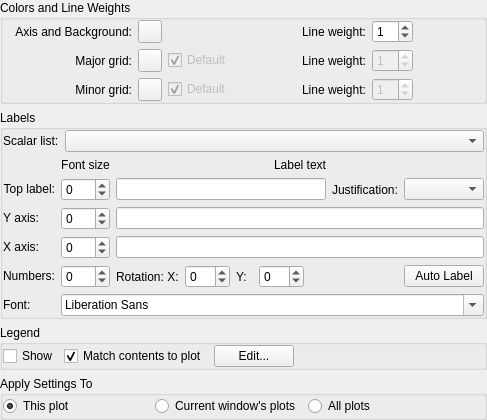
     <widget class="QWidget" name="tab" >
      <attribute name="title" >
       <string>Appearan&amp;ce</string>
      </attribute>
      <layout class="QGridLayout" >
       <property name="leftMargin" >
        <number>0</number>
       </property>
       <property name="topMargin" >
        <number>0</number>
       </property>
       <property name="rightMargin" >
        <number>0</number>
       </property>
       <property name="bottomMargin" >
        <number>0</number>
       </property>
       <item row="0" column="0" >
        <widget class="QGroupBox" name="groupBox4" >
         <property name="title" >
          <string>Colors and Line Weights</string>
         </property>
         <layout class="QGridLayout" >
          <property name="leftMargin" >
           <number>0</number>
          </property>
          <property name="topMargin" >
           <number>0</number>
          </property>
          <property name="rightMargin" >
           <number>0</number>
          </property>
          <property name="bottomMargin" >
           <number>0</number>
          </property>
          <item row="2" column="3" >
           <widget class="QLabel" name="_minorPenWidthLabel" >
            <property name="sizePolicy" >
             <sizepolicy vsizetype="Preferred" hsizetype="Fixed" >
              <horstretch>0</horstretch>
              <verstretch>0</verstretch>
             </sizepolicy>
            </property>
            <property name="text" >
             <string>Line weight:</string>
            </property>
            <property name="wordWrap" >
             <bool>false</bool>
            </property>
           </widget>
          </item>
          <item row="1" column="3" >
           <widget class="QLabel" name="_majorPenWidthLabel" >
            <property name="sizePolicy" >
             <sizepolicy vsizetype="Preferred" hsizetype="Fixed" >
              <horstretch>0</horstretch>
              <verstretch>0</verstretch>
             </sizepolicy>
            </property>
            <property name="text" >
             <string>Line weight:</string>
            </property>
            <property name="wordWrap" >
             <bool>false</bool>
            </property>
           </widget>
          </item>
          <item row="0" column="3" >
           <widget class="QLabel" name="textLabel1_3" >
            <property name="sizePolicy" >
             <sizepolicy vsizetype="Preferred" hsizetype="Fixed" >
              <horstretch>0</horstretch>
              <verstretch>0</verstretch>
             </sizepolicy>
            </property>
            <property name="text" >
             <string>Line weight:</string>
            </property>
            <property name="wordWrap" >
             <bool>false</bool>
            </property>
           </widget>
          </item>
          <item row="1" column="4" >
           <widget class="QSpinBox" name="_majorPenWidth" >
            <property name="enabled" >
             <bool>false</bool>
            </property>
            <property name="sizePolicy" >
             <sizepolicy vsizetype="Fixed" hsizetype="Fixed" >
              <horstretch>0</horstretch>
              <verstretch>0</verstretch>
             </sizepolicy>
            </property>
            <property name="value" >
             <number>1</number>
            </property>
           </widget>
          </item>
          <item row="0" column="4" >
           <widget class="QSpinBox" name="_axisPenWidth" >
            <property name="sizePolicy" >
             <sizepolicy vsizetype="Fixed" hsizetype="Fixed" >
              <horstretch>0</horstretch>
              <verstretch>0</verstretch>
             </sizepolicy>
            </property>
            <property name="value" >
             <number>1</number>
            </property>
           </widget>
          </item>
          <item row="2" column="4" >
           <widget class="QSpinBox" name="_minorPenWidth" >
            <property name="enabled" >
             <bool>false</bool>
            </property>
            <property name="sizePolicy" >
             <sizepolicy vsizetype="Fixed" hsizetype="Fixed" >
              <horstretch>0</horstretch>
              <verstretch>0</verstretch>
             </sizepolicy>
            </property>
            <property name="value" >
             <number>1</number>
            </property>
           </widget>
          </item>
          <item row="0" column="0" >
           <widget class="QLabel" name="textLabel4" >
            <property name="sizePolicy" >
             <sizepolicy vsizetype="Preferred" hsizetype="Preferred" >
              <horstretch>0</horstretch>
              <verstretch>0</verstretch>
             </sizepolicy>
            </property>
            <property name="text" >
             <string>Axis and Background:</string>
            </property>
            <property name="alignment" >
             <set>Qt::AlignRight|Qt::AlignTrailing|Qt::AlignVCenter</set>
            </property>
            <property name="wordWrap" >
             <bool>false</bool>
            </property>
           </widget>
          </item>
          <item row="1" column="2" >
           <widget class="QCheckBox" name="_checkBoxDefaultMajorGridColor" >
            <property name="enabled" >
             <bool>false</bool>
            </property>
            <property name="text" >
             <string>Default</string>
            </property>
            <property name="checked" >
             <bool>true</bool>
            </property>
           </widget>
          </item>
          <item row="0" column="1" >
           <widget class="Kst::ColorButton" name="_plotColors" >
            <property name="sizePolicy" >
             <sizepolicy vsizetype="Fixed" hsizetype="Fixed" >
              <horstretch>0</horstretch>
              <verstretch>0</verstretch>
             </sizepolicy>
            </property>
           </widget>
          </item>
          <item row="2" column="2" >
           <widget class="QCheckBox" name="_checkBoxDefaultMinorGridColor" >
            <property name="enabled" >
             <bool>false</bool>
            </property>
            <property name="text" >
             <string>Default</string>
            </property>
            <property name="checked" >
             <bool>true</bool>
            </property>
           </widget>
          </item>
          <item row="2" column="1" >
           <widget class="Kst::ColorButton" name="_minorGridColor" >
            <property name="sizePolicy" >
             <sizepolicy vsizetype="Fixed" hsizetype="Fixed" >
              <horstretch>0</horstretch>
              <verstretch>0</verstretch>
             </sizepolicy>
            </property>
            <property name="text" >
             <string/>
            </property>
            <property name="color" stdset="0" >
             <color>
              <red>228</red>
              <green>254</green>
              <blue>255</blue>
             </color>
            </property>
           </widget>
          </item>
          <item row="1" column="1" >
           <widget class="Kst::ColorButton" name="_majorGridColor" >
            <property name="sizePolicy" >
             <sizepolicy vsizetype="Fixed" hsizetype="Fixed" >
              <horstretch>0</horstretch>
              <verstretch>0</verstretch>
             </sizepolicy>
            </property>
            <property name="text" >
             <string/>
            </property>
            <property name="color" stdset="0" >
             <color>
              <red>207</red>
              <green>229</green>
              <blue>235</blue>
             </color>
            </property>
           </widget>
          </item>
          <item row="2" column="0" >
           <widget class="QLabel" name="textLabel2_6" >
            <property name="sizePolicy" >
             <sizepolicy vsizetype="Preferred" hsizetype="Preferred" >
              <horstretch>0</horstretch>
              <verstretch>0</verstretch>
             </sizepolicy>
            </property>
            <property name="text" >
             <string>Minor grid:</string>
            </property>
            <property name="alignment" >
             <set>Qt::AlignRight|Qt::AlignTrailing|Qt::AlignVCenter</set>
            </property>
            <property name="wordWrap" >
             <bool>false</bool>
            </property>
            <property name="buddy" >
             <cstring>_minorGridColor</cstring>
            </property>
           </widget>
          </item>
          <item row="1" column="0" >
           <widget class="QLabel" name="textLabel1_7" >
            <property name="sizePolicy" >
             <sizepolicy vsizetype="Preferred" hsizetype="Preferred" >
              <horstretch>0</horstretch>
              <verstretch>0</verstretch>
             </sizepolicy>
            </property>
            <property name="text" >
             <string>Major grid:</string>
            </property>
            <property name="alignment" >
             <set>Qt::AlignRight|Qt::AlignTrailing|Qt::AlignVCenter</set>
            </property>
            <property name="wordWrap" >
             <bool>false</bool>
            </property>
            <property name="buddy" >
             <cstring>_majorGridColor</cstring>
            </property>
           </widget>
          </item>
          <item row="0" column="5" >
           <spacer>
            <property name="orientation" >
             <enum>Qt::Vertical</enum>
            </property>
            <property name="sizeType" >
             <enum>QSizePolicy::Expanding</enum>
            </property>
            <property name="sizeHint" >
             <size>
              <width>61</width>
              <height>21</height>
             </size>
            </property>
           </spacer>
          </item>
          <item row="1" column="5" >
           <spacer>
            <property name="orientation" >
             <enum>Qt::Vertical</enum>
            </property>
            <property name="sizeType" >
             <enum>QSizePolicy::Expanding</enum>
            </property>
            <property name="sizeHint" >
             <size>
              <width>71</width>
              <height>21</height>
             </size>
            </property>
           </spacer>
          </item>
          <item row="2" column="5" >
           <spacer>
            <property name="orientation" >
             <enum>Qt::Vertical</enum>
            </property>
            <property name="sizeType" >
             <enum>QSizePolicy::Expanding</enum>
            </property>
            <property name="sizeHint" >
             <size>
              <width>41</width>
              <height>21</height>
             </size>
            </property>
           </spacer>
          </item>
         </layout>
        </widget>
       </item>
       <item row="2" column="0" >
        <widget class="QGroupBox" name="groupBox3" >
         <property name="title" >
          <string>Legend</string>
         </property>
         <layout class="QHBoxLayout" >
          <property name="leftMargin" >
           <number>0</number>
          </property>
          <property name="topMargin" >
           <number>0</number>
          </property>
          <property name="rightMargin" >
           <number>0</number>
          </property>
          <property name="bottomMargin" >
           <number>0</number>
          </property>
          <item>
           <widget class="QCheckBox" name="ShowLegend" >
            <property name="whatsThis" >
             <string>Select this to display a legend.</string>
            </property>
            <property name="text" >
             <string>Show</string>
            </property>
            <property name="shortcut" >
             <string/>
            </property>
           </widget>
          </item>
          <item>
           <widget class="QCheckBox" name="TrackContents" >
            <property name="whatsThis" >
             <string>Select this to display a legend.</string>
            </property>
            <property name="text" >
             <string>Match contents to plot</string>
            </property>
            <property name="shortcut" >
             <string/>
            </property>
            <property name="checked" >
             <bool>true</bool>
            </property>
           </widget>
          </item>
          <item>
           <widget class="QPushButton" name="_pushButtonEditLegend" >
            <property name="text" >
             <string>Edit...</string>
            </property>
           </widget>
          </item>
          <item>
           <spacer>
            <property name="orientation" >
             <enum>Qt::Vertical</enum>
            </property>
            <property name="sizeType" >
             <enum>QSizePolicy::Expanding</enum>
            </property>
            <property name="sizeHint" >
             <size>
              <width>190</width>
              <height>21</height>
             </size>
            </property>
           </spacer>
          </item>
         </layout>
        </widget>
       </item>
       <item row="3" column="0" >
        <widget class="QGroupBox" name="buttonGroup3" >
         <property name="title" >
          <string>Apply Settings To</string>
         </property>
         <layout class="QGridLayout" >
          <property name="leftMargin" >
           <number>0</number>
          </property>
          <property name="topMargin" >
           <number>0</number>
          </property>
          <property name="rightMargin" >
           <number>0</number>
          </property>
          <property name="bottomMargin" >
           <number>0</number>
          </property>
          <item row="0" column="3" >
           <spacer>
            <property name="orientation" >
             <enum>Qt::Vertical</enum>
            </property>
            <property name="sizeType" >
             <enum>QSizePolicy::Expanding</enum>
            </property>
            <property name="sizeHint" >
             <size>
              <width>30</width>
              <height>21</height>
             </size>
            </property>
           </spacer>
          </item>
          <item row="0" column="0" >
           <widget class="QRadioButton" name="appearanceThisPlot" >
            <property name="text" >
             <string>This plot</string>
            </property>
            <property name="shortcut" >
             <string/>
            </property>
            <property name="checked" >
             <bool>true</bool>
            </property>
           </widget>
          </item>
          <item row="0" column="1" >
           <widget class="QRadioButton" name="appearanceThisWindow" >
            <property name="text" >
             <string>Current window's plots</string>
            </property>
            <property name="shortcut" >
             <string/>
            </property>
           </widget>
          </item>
          <item row="0" column="2" >
           <widget class="QRadioButton" name="appearanceAll" >
            <property name="text" >
             <string>All plots</string>
            </property>
            <property name="shortcut" >
             <string/>
            </property>
           </widget>
          </item>
         </layout>
        </widget>
       </item>
       <item row="1" column="0" >
        <widget class="QGroupBox" name="groupBox5" >
         <property name="title" >
          <string>Labels</string>
         </property>
         <layout class="QGridLayout" >
          <property name="leftMargin" >
           <number>0</number>
          </property>
          <property name="topMargin" >
           <number>0</number>
          </property>
          <property name="rightMargin" >
           <number>0</number>
          </property>
          <property name="bottomMargin" >
           <number>0</number>
          </property>
          <item row="4" column="2" colspan="7" >
           <widget class="QLineEdit" name="XAxisText" >
            <property name="whatsThis" >
             <string>X axis label text.  This supports a subset of LaTeX equations.</string>
            </property>
           </widget>
          </item>
          <item row="5" column="0" >
           <widget class="QLabel" name="TextLabel3_2" >
            <property name="sizePolicy" >
             <sizepolicy vsizetype="Fixed" hsizetype="Fixed" >
              <horstretch>0</horstretch>
              <verstretch>0</verstretch>
             </sizepolicy>
            </property>
            <property name="text" >
             <string>Numbers:</string>
            </property>
            <property name="alignment" >
             <set>Qt::AlignRight|Qt::AlignTrailing|Qt::AlignVCenter</set>
            </property>
            <property name="wordWrap" >
             <bool>false</bool>
            </property>
            <property name="buddy" >
             <cstring>NumberFontSize</cstring>
            </property>
           </widget>
          </item>
          <item row="2" column="1" >
           <widget class="QSpinBox" name="TopLabelFontSize" >
            <property name="whatsThis" >
             <string>TopLabel font size, relative to current default font.</string>
            </property>
            <property name="minimum" >
             <number>-99</number>
            </property>
           </widget>
          </item>
          <item row="4" column="0" >
           <widget class="QLabel" name="TextLabel3" >
            <property name="sizePolicy" >
             <sizepolicy vsizetype="Fixed" hsizetype="Fixed" >
              <horstretch>0</horstretch>
              <verstretch>0</verstretch>
             </sizepolicy>
            </property>
            <property name="text" >
             <string>X axis:</string>
            </property>
            <property name="alignment" >
             <set>Qt::AlignRight|Qt::AlignTrailing|Qt::AlignVCenter</set>
            </property>
            <property name="wordWrap" >
             <bool>false</bool>
            </property>
            <property name="buddy" >
             <cstring>XAxisText</cstring>
            </property>
           </widget>
          </item>
          <item row="3" column="0" >
           <widget class="QLabel" name="TextLabel2" >
            <property name="sizePolicy" >
             <sizepolicy vsizetype="Fixed" hsizetype="Fixed" >
              <horstretch>0</horstretch>
              <verstretch>0</verstretch>
             </sizepolicy>
            </property>
            <property name="text" >
             <string>Y axis:</string>
            </property>
            <property name="alignment" >
             <set>Qt::AlignRight|Qt::AlignTrailing|Qt::AlignVCenter</set>
            </property>
            <property name="wordWrap" >
             <bool>false</bool>
            </property>
            <property name="buddy" >
             <cstring>YAxisText</cstring>
            </property>
           </widget>
          </item>
          <item row="5" column="1" >
           <widget class="QSpinBox" name="NumberFontSize" >
            <property name="whatsThis" >
             <string>Numbers label font size, relative to current default font.</string>
            </property>
            <property name="minimum" >
             <number>-99</number>
            </property>
           </widget>
          </item>
          <item row="1" column="2" colspan="7" >
           <widget class="QLabel" name="TextLabel2_2" >
            <property name="sizePolicy" >
             <sizepolicy vsizetype="Fixed" hsizetype="Preferred" >
              <horstretch>0</horstretch>
              <verstretch>0</verstretch>
             </sizepolicy>
            </property>
            <property name="font" >
             <font/>
            </property>
            <property name="text" >
             <string>Label text</string>
            </property>
            <property name="alignment" >
             <set>Qt::AlignCenter</set>
            </property>
            <property name="wordWrap" >
             <bool>false</bool>
            </property>
           </widget>
          </item>
          <item row="1" column="1" >
           <widget class="QLabel" name="TextLabel1_2" >
            <property name="sizePolicy" >
             <sizepolicy vsizetype="Fixed" hsizetype="Preferred" >
              <horstretch>0</horstretch>
              <verstretch>0</verstretch>
             </sizepolicy>
            </property>
            <property name="font" >
             <font/>
            </property>
            <property name="text" >
             <string>Font size</string>
            </property>
            <property name="alignment" >
             <set>Qt::AlignCenter</set>
            </property>
            <property name="wordWrap" >
             <bool>false</bool>
            </property>
           </widget>
          </item>
          <item row="4" column="1" >
           <widget class="QSpinBox" name="XLabelFontSize" >
            <property name="whatsThis" >
             <string>X axis label font size, relative to current default font.</string>
            </property>
            <property name="minimum" >
             <number>-99</number>
            </property>
           </widget>
          </item>
          <item row="3" column="1" >
           <widget class="QSpinBox" name="YLabelFontSize" >
            <property name="whatsThis" >
             <string>Y axis label font size, relative to current default font.</string>
            </property>
            <property name="minimum" >
             <number>-99</number>
            </property>
           </widget>
          </item>
          <item row="2" column="0" >
           <widget class="QLabel" name="TextLabel1" >
            <property name="sizePolicy" >
             <sizepolicy vsizetype="Fixed" hsizetype="Fixed" >
              <horstretch>0</horstretch>
              <verstretch>0</verstretch>
             </sizepolicy>
            </property>
            <property name="text" >
             <string>Top label:</string>
            </property>
            <property name="alignment" >
             <set>Qt::AlignRight|Qt::AlignTrailing|Qt::AlignVCenter</set>
            </property>
            <property name="wordWrap" >
             <bool>false</bool>
            </property>
            <property name="buddy" >
             <cstring>TopLabelText</cstring>
            </property>
           </widget>
          </item>
          <item row="5" column="8" >
           <widget class="QPushButton" name="AutoLabel" >
            <property name="sizePolicy" >
             <sizepolicy vsizetype="Fixed" hsizetype="Fixed" >
              <horstretch>0</horstretch>
              <verstretch>0</verstretch>
             </sizepolicy>
            </property>
            <property name="whatsThis" >
             <string>Guesses default labels for the selected plots based on their contents.</string>
            </property>
            <property name="text" >
             <string>Auto Label</string>
            </property>
           </widget>
          </item>
          <item row="6" column="0" >
           <widget class="QLabel" name="TextLabel4" >
            <property name="sizePolicy" >
             <sizepolicy vsizetype="Fixed" hsizetype="Fixed" >
              <horstretch>0</horstretch>
              <verstretch>0</verstretch>
             </sizepolicy>
            </property>
            <property name="font" >
             <font/>
            </property>
            <property name="text" >
             <string>Font:</string>
            </property>
            <property name="wordWrap" >
             <bool>false</bool>
            </property>
            <property name="buddy" >
             <cstring>FontComboBox</cstring>
            </property>
           </widget>
          </item>
          <item row="6" column="1" colspan="8" >
           <widget class="QFontComboBox" name="FontComboBox" >
            <property name="autoCompletion" >
             <bool>false</bool>
            </property>
            <property name="urlDropsEnabled" stdset="0" >
             <bool>false</bool>
            </property>
           </widget>
          </item>
          <item row="0" column="0" colspan="9" >
           <layout class="QHBoxLayout" >
            <property name="leftMargin" >
             <number>0</number>
            </property>
            <property name="topMargin" >
             <number>0</number>
            </property>
            <property name="rightMargin" >
             <number>0</number>
            </property>
            <property name="bottomMargin" >
             <number>0</number>
            </property>
            <item>
             <widget class="QLabel" name="textLabel1" >
              <property name="text" >
               <string>Scalar list:</string>
              </property>
              <property name="wordWrap" >
               <bool>false</bool>
              </property>
             </widget>
            </item>
            <item>
             <widget class="Kst::ComboBox" name="_scalarList" >
              <property name="sizePolicy" >
               <sizepolicy vsizetype="Fixed" hsizetype="MinimumExpanding" >
                <horstretch>0</horstretch>
                <verstretch>0</verstretch>
               </sizepolicy>
              </property>
             </widget>
            </item>
           </layout>
          </item>
          <item row="5" column="2" >
           <widget class="QLabel" name="textLabel1_5_2" >
            <property name="sizePolicy" >
             <sizepolicy vsizetype="Preferred" hsizetype="Maximum" >
              <horstretch>0</horstretch>
              <verstretch>0</verstretch>
             </sizepolicy>
            </property>
            <property name="text" >
             <string>Rotation: X:</string>
            </property>
            <property name="wordWrap" >
             <bool>false</bool>
            </property>
            <property name="buddy" >
             <cstring>_spinBoxXAngle</cstring>
            </property>
           </widget>
          </item>
          <item row="3" column="2" colspan="7" >
           <widget class="QLineEdit" name="YAxisText" >
            <property name="whatsThis" >
             <string>Y axis label text.  This supports a subset of LaTeX equations.</string>
            </property>
           </widget>
          </item>
          <item row="5" column="3" >
           <widget class="QSpinBox" name="_spinBoxXAngle" >
            <property name="minimum" >
             <number>-90</number>
            </property>
            <property name="maximum" >
             <number>90</number>
            </property>
           </widget>
          </item>
          <item row="5" column="4" >
           <widget class="QLabel" name="textLabel1_5" >
            <property name="text" >
             <string>Y:</string>
            </property>
            <property name="wordWrap" >
             <bool>false</bool>
            </property>
            <property name="buddy" >
             <cstring>_spinBoxYAngle</cstring>
            </property>
           </widget>
          </item>
          <item row="5" column="5" >
           <widget class="QSpinBox" name="_spinBoxYAngle" >
            <property name="minimum" >
             <number>-90</number>
            </property>
            <property name="maximum" >
             <number>90</number>
            </property>
           </widget>
          </item>
          <item row="5" column="6" colspan="2" >
           <spacer>
            <property name="orientation" >
             <enum>Qt::Vertical</enum>
            </property>
            <property name="sizeType" >
             <enum>QSizePolicy::Expanding</enum>
            </property>
            <property name="sizeHint" >
             <size>
              <width>51</width>
              <height>20</height>
             </size>
            </property>
           </spacer>
          </item>
          <item row="2" column="2" colspan="5" >
           <widget class="QLineEdit" name="TopLabelText" >
            <property name="minimumSize" >
             <size>
              <width>200</width>
              <height>0</height>
             </size>
            </property>
            <property name="whatsThis" >
             <string>Top label text.  This supports a subset of LaTeX equations.</string>
            </property>
           </widget>
          </item>
          <item row="2" column="8" >
           <widget class="QComboBox" name="_comboBoxTopLabelJustify" />
          </item>
          <item row="2" column="7" >
           <widget class="QLabel" name="textLabel1_8" >
            <property name="text" >
             <string>Justification:</string>
            </property>
            <property name="wordWrap" >
             <bool>false</bool>
            </property>
           </widget>
          </item>
         </layout>
        </widget>
       </item>
      </layout>
     </widget>
